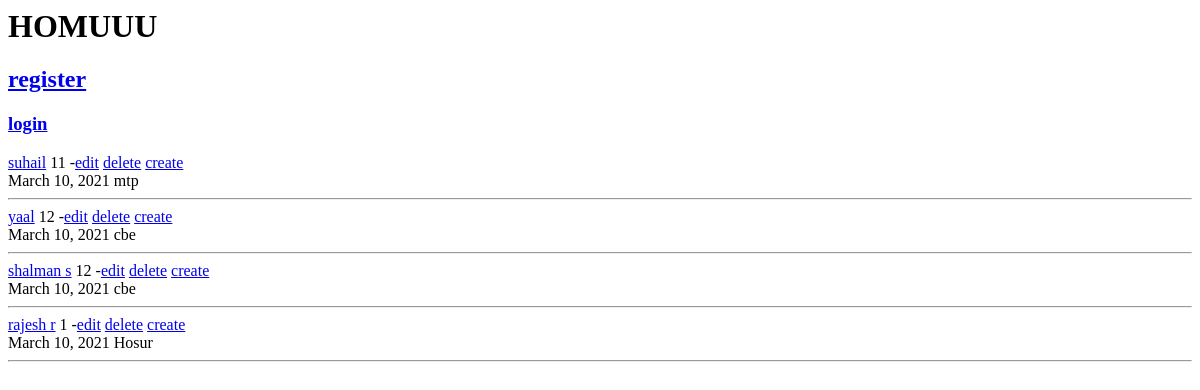
Before: / with the older database file.
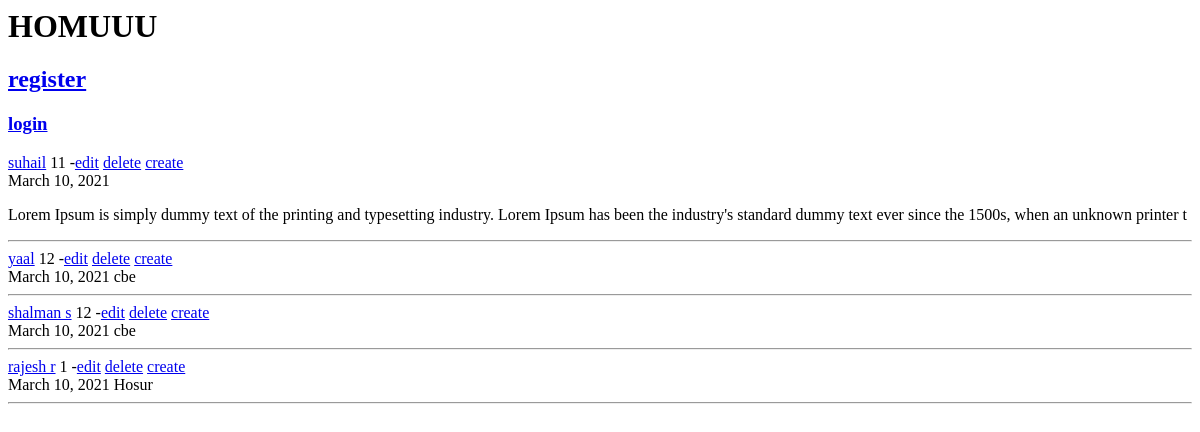
After: the same page with the newer database file.
### firstapp/models.py (models this page shows, shortened)
class student(models.Model):
    name=models.CharField(max_length=100)
    standard=models.CharField(max_length=100)
    address=models.TextField(max_length=1600)
    update_date=models.DateField(auto_now_add=True)

### firstapp/views.py (the view)
# urls.py: path('',studentlist.as_view(),name='home'),
class studentlist(ListView):
   model=student
   template_name='home.html'
   ordering=['-update_date']

### templates/home.html (shortened to what this page needs)
<html>
    <h1>HOMUUU</h1>
{% if user.is_authenticated %}
        <h3> <a href={% url 'logout' %}>logout</a></h3>
{% else  %}
        <h2> <a href={% url 'registration' %}>register</a></h2>
        <h3> <a href={% url 'login' %}>login</a></h3>
{% endif %}
{% for i in object_list %}
     <a href ={%  url 'detail' i.pk %}>{{ i.name }}</a>
        {{ i.standard }}
            -<a href={% url 'edit' i.pk  %}>edit</a>
            <a href={% url 'delete' i.pk %}>delete</a>
            <a href ={% url 'create' %}>create</a> <br>
            {{i.update_date}}
        {{i.address | slice:':198' | safe}}
        <hr>
{% endfor %}
</html>

Changed rows visible on the page:
changed student "suhail": address "mtp" → "Lorem Ipsum is simply dummy text of the printing and typesetting industry. Lorem Ipsum has been the industry's standard dummy text ever since the 1500s, when an unknown printer t"
